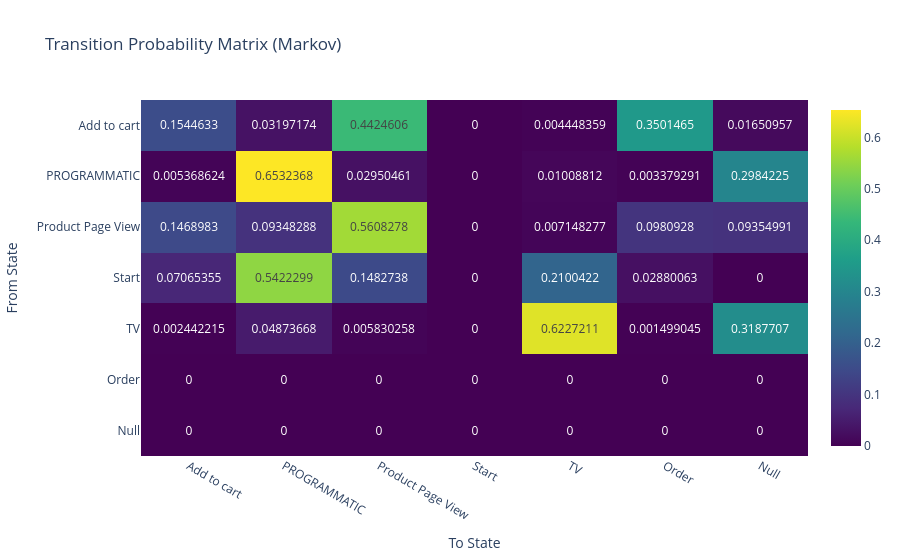

This figure's notebook cell:
### Code cell
fig = px.imshow(
    transition_matrix,
    text_auto=True,
    aspect="auto",
    color_continuous_scale='Viridis',
    title="Transition Probability Matrix (Markov)"
)
fig.update_layout(xaxis_title="To State", yaxis_title="From State")
fig.show()

### Figure 1 — Plotly figure (JSON) as saved in the notebook; plotly's stock layout.template omitted (floating-point values rounded to 4 significant figures)
{"data": [{"coloraxis": "coloraxis", "hovertemplate": "to: %{x}<br>from: %{y}<br>color: %{z}<extra></extra>", "name": "0", "texttemplate": "%{z}", "type": "heatmap", "x": ["Add to cart", "PROGRAMMATIC", "Product Page View", "Start", "TV", "Order", "Null"], "xaxis": "x", "y": ["Add to cart", "PROGRAMMATIC", "Product Page View", "Start", "TV", "Order", "Null"], "yaxis": "y", "z": [[0.1545, 0.03197, 0.4425, 0.0, 0.004448, 0.3501, 0.01651], [0.005369, 0.6532, 0.0295, 0.0, 0.01009, 0.003379, 0.2984], [0.1469, 0.09348, 0.5608, 0.0, 0.007148, 0.09809, 0.09355], [0.07065, 0.5422, 0.1483, 0.0, 0.21, 0.0288, 0.0], [0.002442, 0.04874, 0.00583, 0.0, 0.6227, 0.001499, 0.3188], [0.0, 0.0, 0.0, 0.0, 0.0, 0.0, 0.0], [0.0, 0.0, 0.0, 0.0, 0.0, 0.0, 0.0]]}], "layout": {"coloraxis": {"colorscale": [[0, "#440154"], [0.1111, "#482878"], [0.2222, "#3e4989"], [0.3333, "#31688e"], [0.4444, "#26828e"], [0.5556, "#1f9e89"], [0.6667, "#35b779"], [0.7778, "#6ece58"], [0.8889, "#b5de2b"], [1, "#fde725"]]}, "title": {"text": "Transition Probability Matrix (Markov)"}, "xaxis": {"anchor": "y", "domain": [0, 1], "title": {"text": "To State"}}, "yaxis": {"anchor": "x", "autorange": "reversed", "domain": [0, 1], "title": {"text": "From State"}}}}
